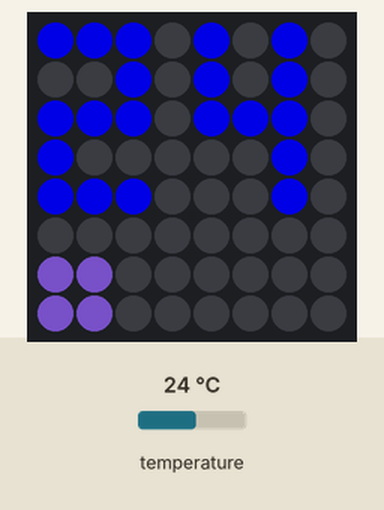
Simulated run of this program. Board: Raspberry Pi (BCM pin numbers) with a Sense HAT. Parts: the Sense HAT's 8×8 RGB LED matrix. The inputs (shaded band) are chosen by the test bench; at power-on: temperature 24 °C. Dim RGB values are drawn brighter than linear; random numbers come from a fixed seed.

Above: at 1.2 s.
1.3 s: temperature set to 33 °C
At 2.6 s:
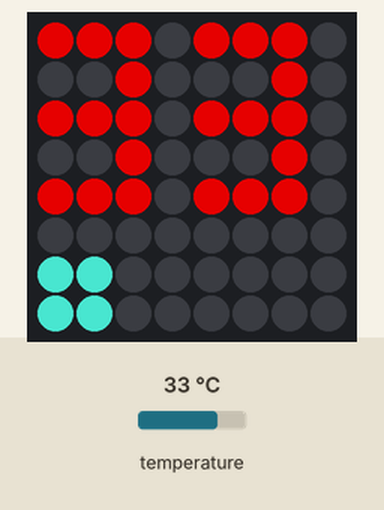
6.0 s: temperature set to 12 °C
At 7.3 s:
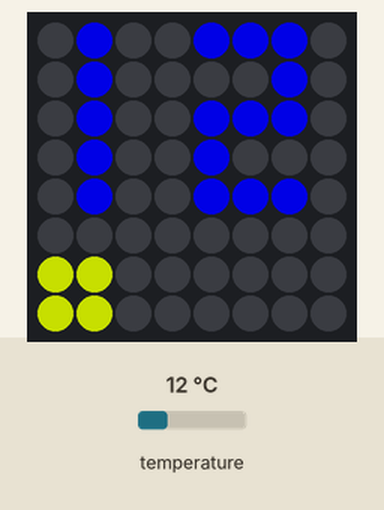
10.5 s: temperature set to 28 °C
At 11.7 s:
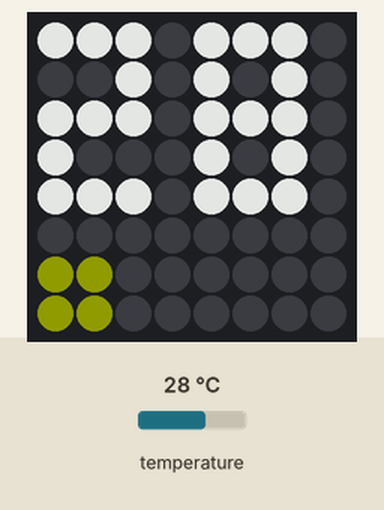
15.0 s: temperature set to 41 °C
At 16.3 s:
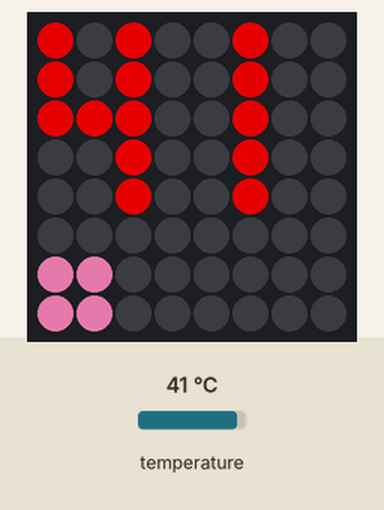
20.0 s: temperature set to 19 °C
At 22.0 s:
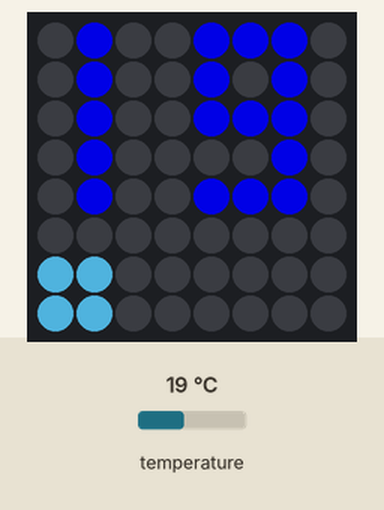
24.0 s: temperature set to 32 °C
At 25.4 s:
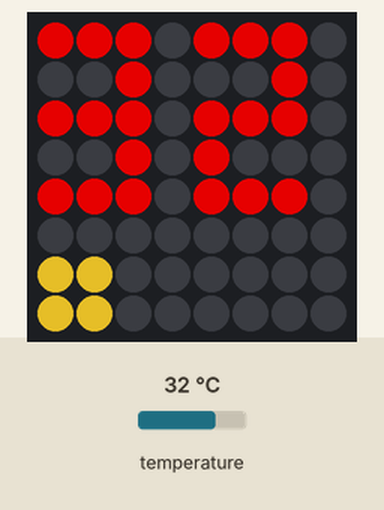
Timing chart, 0 to 27.0 s (numbered marks = the images above; inputs shaded):
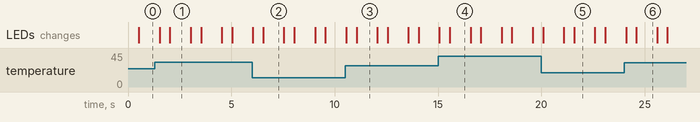

Measured:
- what the display in image 1 shows lasts 1.0 s, from 2.0 s to 3.0 s

The program:

temperature.py
```python
import math
from random import randint
from time import sleep
from sense_hat import SenseHat

sense = SenseHat()
sense.clear()
sense.low_light = True

black = [0, 0, 0]
white = [255, 255, 255]
red = [255, 0, 0]
green = [0, 255, 0]
blue = [0, 0, 255]
yellow = [255, 255, 0]

leftZeroPixelPositions = [0, 1, 2, 8, 10, 16, 18, 24, 26, 32, 33, 34]
rightZeroPixelPositions = [4, 5, 6, 12, 14, 20, 22, 28, 30, 36, 37, 38]

leftOnePixelPositions = [1, 9, 17, 25, 33]
rightOnePixelPositions = [5, 13, 21, 29, 37]

leftTwoPixelPositions = [0, 1, 2, 10, 16, 17, 18, 24, 32, 33, 34]
rightTwoPixelPositions = [4, 5, 6, 14, 20, 21, 22, 28, 36, 37, 38]

leftThreePixelPositions = [0, 1, 2, 10, 16, 17, 18, 26, 32, 33, 34]
rightThreePixelPositions = [4, 5, 6, 14, 20, 21, 22, 30, 36, 37, 38]

leftFourPixelPositions = [0, 2, 8, 10, 16, 17, 18, 26, 34]
rightFourPixelPositions = [4, 6, 12, 14, 20, 21, 22, 30, 38]

leftFivePixelPositions = [0, 1, 2, 8, 16, 17, 18, 26, 32, 33, 34]
rightFivePixelPositions = [4, 5, 6, 12, 20, 21, 22, 30, 36, 37, 38]

leftSixPixelPositions = [0, 1, 2, 8, 16, 17, 18, 24, 26, 32, 33, 34]
rightSixPixelPositions = [4, 5, 6, 12, 20, 21, 22, 28, 30, 36, 37, 38]

leftSevenPixelPositions = [0, 1, 2, 10, 18, 26, 34]
rightSevenPixelPositions = [4, 5, 6, 14, 22, 30, 38]

leftEightPixelPositions = [0, 1, 2, 8, 10, 16, 17, 18, 24, 26, 32, 33, 34]
rightEightPixelPositions = [4, 5, 6, 12, 14, 20, 21, 22, 28, 30, 36, 37, 38]

leftNinePixelPositions = [0, 1, 2, 8, 10, 16, 17, 18, 26, 32, 33, 34]
rightNinePixelPositions = [4, 5, 6, 12, 14, 20, 21, 22, 30, 36, 37, 38]

leftNumberPixelPositions = [
    leftZeroPixelPositions,
    leftOnePixelPositions,
    leftTwoPixelPositions,
    leftThreePixelPositions,
    leftFourPixelPositions,
    leftFivePixelPositions,
    leftSixPixelPositions,
    leftSevenPixelPositions,
    leftEightPixelPositions,
    leftNinePixelPositions
]

rightNumberPixelPositions = [
    rightZeroPixelPositions,
    rightOnePixelPositions,
    rightTwoPixelPositions,
    rightThreePixelPositions,
    rightFourPixelPositions,
    rightFivePixelPositions,
    rightSixPixelPositions,
    rightSevenPixelPositions,
    rightEightPixelPositions,
    rightNinePixelPositions
]


def fillPixel(pixelPositions, color):
    pixels = []

    for i in range(0, 64):
        if i in pixelPositions:
            pixels.append(color)
        else:
            pixels.append(black)

    sense.set_pixels(pixels)


def fillLoadingDot(rgbArgs):
    sense.set_pixel(0, 6, rgbArgs)
    sense.set_pixel(1, 6, rgbArgs)
    sense.set_pixel(0, 7, rgbArgs)
    sense.set_pixel(1, 7, rgbArgs)


def fillDecimalDot(decimalValue, rgbArgs):
    if decimalValue == 1:
        sense.set_pixel(3, 7, rgbArgs)
    elif decimalValue == 2:
        sense.set_pixel(3, 7, rgbArgs)
        sense.set_pixel(4, 7, rgbArgs)
    elif decimalValue == 3:
        sense.set_pixel(3, 7, rgbArgs)
        sense.set_pixel(4, 7, rgbArgs)
        sense.set_pixel(5, 7, rgbArgs)
    elif decimalValue == 4:
        sense.set_pixel(3, 7, rgbArgs)
        sense.set_pixel(4, 7, rgbArgs)
        sense.set_pixel(5, 7, rgbArgs)
        sense.set_pixel(5, 6, rgbArgs)
    elif decimalValue == 5:
        sense.set_pixel(3, 7, rgbArgs)
        sense.set_pixel(4, 7, rgbArgs)
        sense.set_pixel(5, 7, rgbArgs)
        sense.set_pixel(5, 6, rgbArgs)
        sense.set_pixel(6, 7, rgbArgs)
    elif decimalValue == 6:
        sense.set_pixel(3, 7, rgbArgs)
        sense.set_pixel(4, 7, rgbArgs)
        sense.set_pixel(5, 7, rgbArgs)
        sense.set_pixel(5, 6, rgbArgs)
        sense.set_pixel(6, 7, rgbArgs)
        sense.set_pixel(6, 6, rgbArgs)
    elif decimalValue == 7:
        sense.set_pixel(3, 7, rgbArgs)
        sense.set_pixel(4, 7, rgbArgs)
        sense.set_pixel(5, 7, rgbArgs)
        sense.set_pixel(5, 6, rgbArgs)
        sense.set_pixel(6, 7, rgbArgs)
        sense.set_pixel(6, 6, rgbArgs)
        sense.set_pixel(7, 7, rgbArgs)
    elif decimalValue == 8:
        sense.set_pixel(3, 7, rgbArgs)
        sense.set_pixel(4, 7, rgbArgs)
        sense.set_pixel(5, 7, rgbArgs)
        sense.set_pixel(5, 6, rgbArgs)
        sense.set_pixel(6, 7, rgbArgs)
        sense.set_pixel(6, 6, rgbArgs)
        sense.set_pixel(7, 7, rgbArgs)
        sense.set_pixel(7, 6, rgbArgs)
    elif decimalValue == 9:
        sense.set_pixel(3, 7, rgbArgs)
        sense.set_pixel(4, 7, rgbArgs)
        sense.set_pixel(5, 7, rgbArgs)
        sense.set_pixel(5, 6, rgbArgs)
        sense.set_pixel(6, 7, rgbArgs)
        sense.set_pixel(6, 6, rgbArgs)
        sense.set_pixel(7, 7, rgbArgs)
        sense.set_pixel(7, 6, rgbArgs)
        sense.set_pixel(7, 5, rgbArgs)
    else:
        sense.set_pixel(3, 7, rgbArgs)
        sense.set_pixel(4, 7, rgbArgs)
        sense.set_pixel(5, 7, rgbArgs)
        sense.set_pixel(6, 7, rgbArgs)
        sense.set_pixel(7, 7, rgbArgs)
        sense.set_pixel(5, 6, rgbArgs)
        sense.set_pixel(6, 6, rgbArgs)
        sense.set_pixel(7, 6, rgbArgs)
        sense.set_pixel(7, 5, rgbArgs)


while True:
    temperature = sense.get_temperature_from_humidity()

    stringTemperature = '%.1f' % temperature
    splitedStringTemperature = stringTemperature.split('.')

    stringWholeTemperature = splitedStringTemperature[0]

    formattedTemperature = ''

    if temperature >= 0:
        formattedTemperature = stringWholeTemperature.zfill(2)
    else:
        formattedTemperature = stringWholeTemperature[1:len(
            stringWholeTemperature)].zfill(2)

    firstNumber = formattedTemperature[0]
    secondNumber = formattedTemperature[1]
    color = blue if temperature < 26 else red if temperature > 31 else white

    fillPixel(leftNumberPixelPositions[int(
        firstNumber)] + rightNumberPixelPositions[int(secondNumber)], color)

    fillDecimalDot(
        int(splitedStringTemperature[1]), black if int(splitedStringTemperature[1]) == 0 else color)

    fillLoadingDot(black)
    sleep(0.5)
    fillLoadingDot([randint(0, 255), randint(0, 255), randint(0, 255)])
    sleep(1)
```
